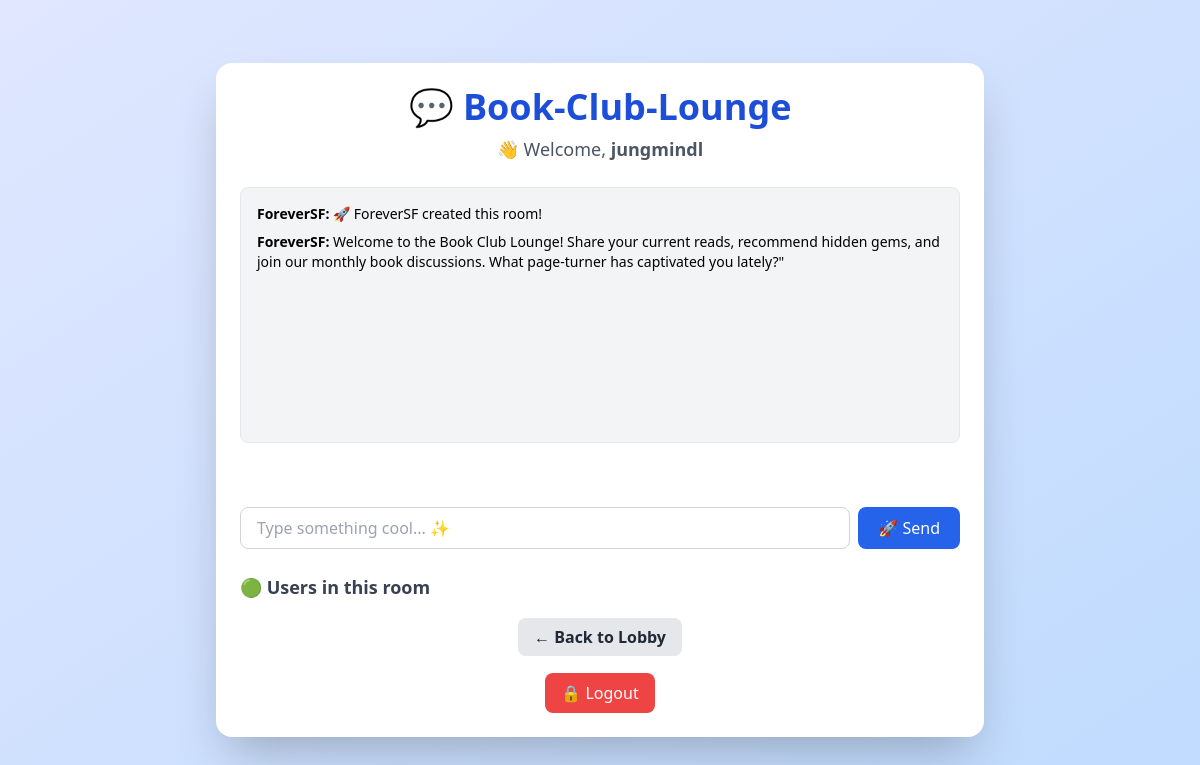
The app's page /chat/book-club-lounge/ (signed in) with its own data.
### chat/models.py (models this page shows, shortened)
class Room(models.Model):
    name = models.SlugField(unique=True)
    creator = models.ForeignKey(User, on_delete=models.CASCADE)
    created_at = models.DateTimeField(auto_now_add=True)

class Message(models.Model):
    user = models.ForeignKey(User, on_delete=models.CASCADE)
    room = models.ForeignKey(Room, on_delete=models.CASCADE, related_name='messages')
    content = models.TextField()
    timestamp = models.DateTimeField(auto_now_add=True)

### chat/views.py (the view)
# urls.py: path('chat/<str:room_name>/', views.room, name='room'),
@login_required
def room(request, room_name):
    slug_room = slugify(room_name)
    room, created = Room.objects.get_or_create(name=slug_room, defaults={'creator': request.user})
    if created:
        Message.objects.create(
            user=request.user,
            room=room,
            content=f"🚀 {request.user.username} created this room!"
        )
    messages = Message.objects.filter(room=room).order_by('timestamp')
    return render(request, 'chat/room.html', {
        'room_name': room.name,
        'username': request.user.username,
        'messages': messages,
        'can_delete': room.creator == request.user
    })

### chat/templates/chat/room.html (shortened to what this page needs)
<!DOCTYPE html>
<html lang="en">
    {% load static %}
<head>
  <script src="https://cdn.tailwindcss.com"></script>
  <link href="https://cdnjs.cloudflare.com/ajax/libs/flowbite/2.3.0/flowbite.min.css" rel="stylesheet" />
</head>
<body class="bg-gradient-to-br from-indigo-100 to-blue-200 min-h-screen flex items-center justify-center px-4">
  <div class="w-full max-w-3xl bg-white p-6 rounded-2xl shadow-2xl space-y-6">
    <div class="text-center">
      <h1 class="text-4xl font-extrabold text-blue-700">💬 {{ room_name|title }}</h1>
      <p class="text-lg text-gray-600 mt-2">👋 Welcome, <span class="font-semibold">{{ username }}</span></p>
    </div>
    <div id="chat-log" class="bg-gray-100 border rounded-lg p-4 h-64 overflow-y-scroll text-sm space-y-2">
      {% for message in messages %}
        <p><strong>{{ message.user.username }}:</strong> {{ message.content }}</p>
      {% endfor %}
    </div>
    <p id="typing-indicator" class="h-4 text-sm text-gray-500 italic"></p>
    <div class="flex gap-2">
      <input id="chat-message-input"
             type="text"
             autocomplete="off"
             placeholder="Type something cool... ✨"
             class="flex-1 px-4 py-2 rounded-lg border border-gray-300 focus:ring-2 focus:ring-blue-500 focus:outline-none" />
      <button id="chat-message-submit"
              class="px-5 py-2 bg-blue-600 text-white font-medium rounded-lg hover:bg-blue-700 transition">
        🚀 Send
      </button>
    </div>
    <div>
      <h3 class="text-lg font-semibold text-gray-700 mb-2">🟢 Users in this room</h3>
    </div>
    <div class="text-center mt-4">
      <a href="{% url 'index' %}" class="bg-gray-200 hover:bg-gray-300 text-gray-800 px-4 py-2 rounded-lg font-semibold transition">
        ← Back to Lobby
      </a>
    </div>
    <form method="post" action="{% url 'logout' %}" class="text-center mt-4">
        <button type="submit"
                class="bg-red-500 hover:bg-red-600 text-white px-4 py-2 rounded-lg transition">
        🔒 Logout
        </button>
    </form>
  </div>
</body>
</html>

### records on screen
Room: name "Book-Club-Lounge"
Message: user.username "ForeverSF", content "🚀 ForeverSF created this room!"
Message: user.username "ForeverSF", content "Welcome to the Book Club Lounge! Share your current reads, recommend hidden gems, and join our monthly book discussions. What page-turner has captivated you lately?\""

### other values on screen
{{ username }} "jungmindl"
